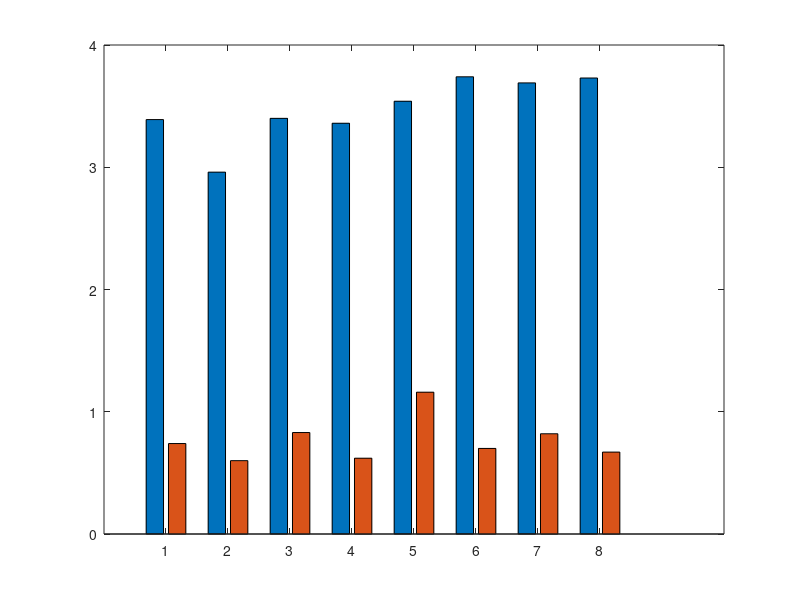

MATLAB code for this plot: (Note: this script raises an error after producing the figure.)
clear; clc; close all;

%%%%%%%%%%%%%%%%%%%%%%%%%%%%%%%%%%%%%%%%%%%%%%%%%%%%%%%%%%%%%%%%%%%%%%%%%%
%  Per-AP directional mutual information I(Theta ; Theta^p)
%  Bar chart: without AN vs. with the proposed (fake-peak) AN
%%%%%%%%%%%%%%%%%%%%%%%%%%%%%%%%%%%%%%%%%%%%%%%%%%%%%%%%%%%%%%%%%%%%%%%%%%

% --- AP index and MI values ---
ap_idx     = 1:8;
mi_without = [3.39, 2.96, 3.40, 3.36, 3.54, 3.74, 3.69, 3.73];  % no AN
mi_with    = [0.74, 0.60, 0.83, 0.62, 1.16, 0.70, 0.82, 0.67];  % with proposed AN

% --- Plot ---
figure('Color', 'w');

b = bar(ap_idx, [mi_without; mi_with]', 'grouped', 'LineWidth', 0.6);
b(1).FaceColor = [0.12, 0.27, 0.60];   % blue  : without AN
b(2).FaceColor = [0.84, 0.39, 0.17];   % orange: with AN

hold on; box on; grid on;

% --- Axes ---
xlabel('Number of AP', 'FontSize', 11);
ylabel('Mutual Information', 'FontSize', 11);
xticks(ap_idx);
ylim([0, 4]);
yticks(0:0.5:4);

% --- Legend ---
legend({'Without AN', 'With AN'}, ...
       'Location', 'northwest', 'FontSize', 10, ...
       'Box', 'on', 'EdgeColor', [0.6 0.6 0.6]);

set(gca, 'FontSize', 10, 'LineWidth', 0.8, ...
    'GridAlpha', 0.25, 'GridLineStyle', '-', ...
    'YMinorTick', 'on', 'TickDir', 'in');
